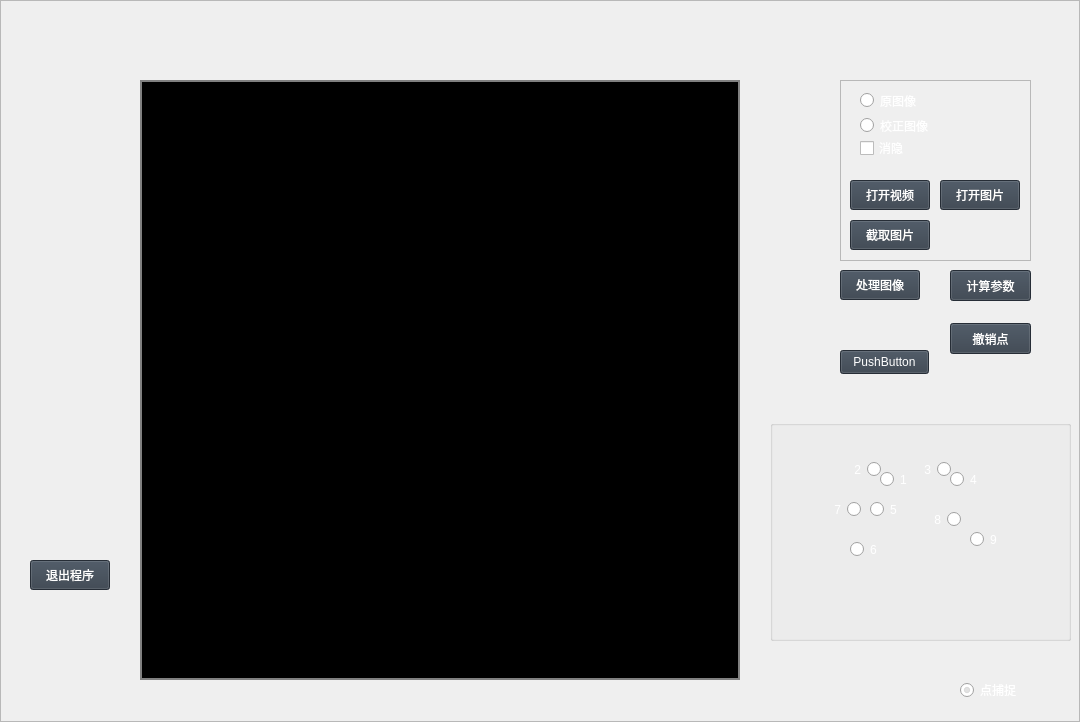
<?xml version="1.0" encoding="UTF-8"?>
<ui version="4.0">
 <class>CaptureVideoWidget</class>
 <widget class="QWidget" name="CaptureVideoWidget">
  <property name="enabled">
   <bool>true</bool>
  </property>
  <property name="geometry">
   <rect>
    <x>0</x>
    <y>0</y>
    <width>1080</width>
    <height>722</height>
   </rect>
  </property>
  <property name="windowTitle">
   <string>CaptureVideoWidget</string>
  </property>
  <property name="windowIcon">
   <iconset>
    <normaloff>:/icon-capture.png</normaloff>:/icon-capture.png</iconset>
  </property>
  <property name="styleSheet">
   <string notr="true">QCheckBox,QRadioButton{
color:white;
	font: 11pt &quot;黑体&quot;;
}
#frameBase{
	border-image: url(:/Resources/resource/bkgNull.png) 0 0 0 0 stretch stretch;

    position: relative;

}
QPushButton{
    color: white;
	background-color: rgb(53, 63, 75);
}
#label_Picture{
   	background: black;
    border: 2px solid gray;
position:relative;
    top: 100px;
}
</string>
  </property>
  <layout class="QHBoxLayout" name="horizontalLayout">
   <property name="leftMargin">
    <number>0</number>
   </property>
   <property name="topMargin">
    <number>0</number>
   </property>
   <property name="rightMargin">
    <number>0</number>
   </property>
   <property name="bottomMargin">
    <number>0</number>
   </property>
   <item>
    <widget class="QFrame" name="frameBase">
     <property name="frameShape">
      <enum>QFrame::StyledPanel</enum>
     </property>
     <property name="frameShadow">
      <enum>QFrame::Raised</enum>
     </property>
     <widget class="QPushButton" name="pushButton_Exit">
      <property name="geometry">
       <rect>
        <x>30</x>
        <y>560</y>
        <width>80</width>
        <height>30</height>
       </rect>
      </property>
      <property name="text">
       <string>退出程序</string>
      </property>
     </widget>
     <widget class="QPushButton" name="pushButton_Process">
      <property name="geometry">
       <rect>
        <x>840</x>
        <y>270</y>
        <width>80</width>
        <height>30</height>
       </rect>
      </property>
      <property name="text">
       <string>处理图像</string>
      </property>
     </widget>
     <widget class="QLabel" name="label_Picture">
      <property name="geometry">
       <rect>
        <x>140</x>
        <y>80</y>
        <width>600</width>
        <height>600</height>
       </rect>
      </property>
      <property name="text">
       <string/>
      </property>
      <property name="scaledContents">
       <bool>true</bool>
      </property>
     </widget>
     <widget class="LassoWidget" name="widget_lasso" native="true">
      <property name="geometry">
       <rect>
        <x>140</x>
        <y>80</y>
        <width>600</width>
        <height>600</height>
       </rect>
      </property>
     </widget>
     <widget class="QGroupBox" name="groupBox_Xspot">
      <property name="geometry">
       <rect>
        <x>770</x>
        <y>420</y>
        <width>301</width>
        <height>221</height>
       </rect>
      </property>
      <property name="styleSheet">
       <string notr="true">border-image: url(:/Resources/resource/xspot小球编号.png);</string>
      </property>
      <property name="title">
       <string/>
      </property>
      <widget class="QRadioButton" name="radioButton_9">
       <property name="geometry">
        <rect>
         <x>200</x>
         <y>110</y>
         <width>41</width>
         <height>19</height>
        </rect>
       </property>
       <property name="text">
        <string>9</string>
       </property>
      </widget>
      <widget class="QRadioButton" name="radioButton_1">
       <property name="geometry">
        <rect>
         <x>110</x>
         <y>50</y>
         <width>41</width>
         <height>19</height>
        </rect>
       </property>
       <property name="text">
        <string>1</string>
       </property>
      </widget>
      <widget class="QRadioButton" name="radioButton_2">
       <property name="geometry">
        <rect>
         <x>70</x>
         <y>40</y>
         <width>41</width>
         <height>19</height>
        </rect>
       </property>
       <property name="layoutDirection">
        <enum>Qt::RightToLeft</enum>
       </property>
       <property name="text">
        <string>2</string>
       </property>
      </widget>
      <widget class="QRadioButton" name="radioButton_3">
       <property name="geometry">
        <rect>
         <x>140</x>
         <y>40</y>
         <width>41</width>
         <height>19</height>
        </rect>
       </property>
       <property name="layoutDirection">
        <enum>Qt::RightToLeft</enum>
       </property>
       <property name="text">
        <string>3</string>
       </property>
      </widget>
      <widget class="QRadioButton" name="radioButton_4">
       <property name="geometry">
        <rect>
         <x>180</x>
         <y>50</y>
         <width>41</width>
         <height>19</height>
        </rect>
       </property>
       <property name="text">
        <string>4</string>
       </property>
      </widget>
      <widget class="QRadioButton" name="radioButton_5">
       <property name="geometry">
        <rect>
         <x>100</x>
         <y>80</y>
         <width>41</width>
         <height>19</height>
        </rect>
       </property>
       <property name="text">
        <string>5</string>
       </property>
      </widget>
      <widget class="QRadioButton" name="radioButton_6">
       <property name="geometry">
        <rect>
         <x>80</x>
         <y>120</y>
         <width>41</width>
         <height>19</height>
        </rect>
       </property>
       <property name="text">
        <string>6</string>
       </property>
      </widget>
      <widget class="QRadioButton" name="radioButton_7">
       <property name="geometry">
        <rect>
         <x>50</x>
         <y>80</y>
         <width>41</width>
         <height>19</height>
        </rect>
       </property>
       <property name="layoutDirection">
        <enum>Qt::RightToLeft</enum>
       </property>
       <property name="text">
        <string>7</string>
       </property>
      </widget>
      <widget class="QRadioButton" name="radioButton_8">
       <property name="geometry">
        <rect>
         <x>150</x>
         <y>90</y>
         <width>41</width>
         <height>19</height>
        </rect>
       </property>
       <property name="layoutDirection">
        <enum>Qt::RightToLeft</enum>
       </property>
       <property name="text">
        <string>8</string>
       </property>
      </widget>
     </widget>
     <widget class="QPushButton" name="pushButtonCalculate">
      <property name="geometry">
       <rect>
        <x>950</x>
        <y>270</y>
        <width>81</width>
        <height>31</height>
       </rect>
      </property>
      <property name="text">
       <string>计算参数</string>
      </property>
     </widget>
     <widget class="QRadioButton" name="radioButton_findPt">
      <property name="geometry">
       <rect>
        <x>960</x>
        <y>680</y>
        <width>91</width>
        <height>20</height>
       </rect>
      </property>
      <property name="text">
       <string>点捕捉</string>
      </property>
      <property name="checked">
       <bool>true</bool>
      </property>
     </widget>
     <widget class="QFrame" name="frame">
      <property name="geometry">
       <rect>
        <x>840</x>
        <y>80</y>
        <width>191</width>
        <height>181</height>
       </rect>
      </property>
      <property name="frameShape">
       <enum>QFrame::StyledPanel</enum>
      </property>
      <property name="frameShadow">
       <enum>QFrame::Raised</enum>
      </property>
      <widget class="QCheckBox" name="checkBox_removeCircle">
       <property name="geometry">
        <rect>
         <x>20</x>
         <y>60</y>
         <width>71</width>
         <height>16</height>
        </rect>
       </property>
       <property name="text">
        <string>消隐</string>
       </property>
      </widget>
      <widget class="QRadioButton" name="radioButton_source">
       <property name="geometry">
        <rect>
         <x>20</x>
         <y>10</y>
         <width>89</width>
         <height>21</height>
        </rect>
       </property>
       <property name="text">
        <string>原图像</string>
       </property>
      </widget>
      <widget class="QRadioButton" name="radioButton_refined">
       <property name="geometry">
        <rect>
         <x>20</x>
         <y>35</y>
         <width>101</width>
         <height>21</height>
        </rect>
       </property>
       <property name="text">
        <string>校正图像</string>
       </property>
      </widget>
      <widget class="QPushButton" name="pushButton_OpenImage">
       <property name="geometry">
        <rect>
         <x>100</x>
         <y>100</y>
         <width>80</width>
         <height>30</height>
        </rect>
       </property>
       <property name="styleSheet">
        <string notr="true"/>
       </property>
       <property name="text">
        <string>打开图片</string>
       </property>
      </widget>
      <widget class="QPushButton" name="pushButton_OpenVideo">
       <property name="geometry">
        <rect>
         <x>10</x>
         <y>100</y>
         <width>80</width>
         <height>30</height>
        </rect>
       </property>
       <property name="text">
        <string>打开视频</string>
       </property>
      </widget>
      <widget class="QPushButton" name="pushButton_Capture">
       <property name="geometry">
        <rect>
         <x>10</x>
         <y>140</y>
         <width>80</width>
         <height>30</height>
        </rect>
       </property>
       <property name="text">
        <string>截取图片</string>
       </property>
      </widget>
     </widget>
     <widget class="QPushButton" name="pushButton">
      <property name="geometry">
       <rect>
        <x>950</x>
        <y>323</y>
        <width>81</width>
        <height>31</height>
       </rect>
      </property>
      <property name="text">
       <string>撤销点</string>
      </property>
     </widget>
     <widget class="QPushButton" name="pushButton_2">
      <property name="geometry">
       <rect>
        <x>840</x>
        <y>350</y>
        <width>89</width>
        <height>24</height>
       </rect>
      </property>
      <property name="text">
       <string>PushButton</string>
      </property>
     </widget>
     <zorder>widget_lasso</zorder>
     <zorder>pushButton_Exit</zorder>
     <zorder>pushButton_Process</zorder>
     <zorder>label_Picture</zorder>
     <zorder>groupBox_Xspot</zorder>
     <zorder>pushButtonCalculate</zorder>
     <zorder>radioButton_findPt</zorder>
     <zorder>frame</zorder>
     <zorder>pushButton</zorder>
     <zorder>pushButton_2</zorder>
    </widget>
   </item>
  </layout>
 </widget>
 <layoutdefault spacing="6" margin="11"/>
 <customwidgets>
  <customwidget>
   <class>LassoWidget</class>
   <extends>QWidget</extends>
   <header location="global">./captureVideo/lassowidget.h</header>
   <container>1</container>
  </customwidget>
 </customwidgets>
 <resources/>
 <connections/>
</ui>
